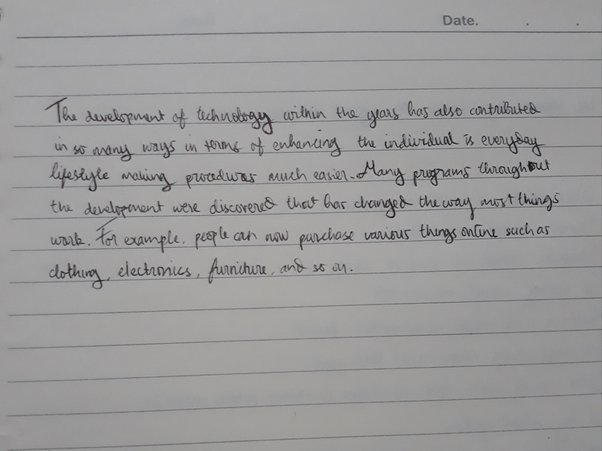
#> input picture Memperantik/text.jpg, 602 x 451 px
$ python smooth.py
#> lines starting #> are read from the running program, lines starting #| are printed output that depends on the picture
import cv2
import numpy as np

def enhance_old_photo(input_path, output_path):
    # Read the image
#> called with input_path = 'text.jpg', output_path = 'enhanced_text.jpg'
    image = cv2.imread(input_path)
#> image is the input picture: shape (451, 602, 3); mean B, G, R 154.4, 154.3, 154.7

    # Apply a simple contrast and brightness adjustment
    alpha = 1.5  # Contrast control (1.0 means no change)
    beta = 30    # Brightness control (0 means no change)

    enhanced_image = cv2.convertScaleAbs(image, alpha=alpha, beta=beta)
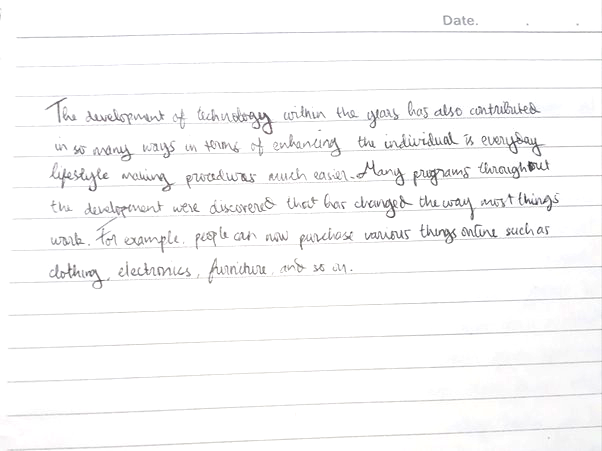
#> enhanced_image: shape (451, 602, 3); mean B, G, R 249.3, 249.1, 249.3

    # Save the enhanced image
    cv2.imwrite(output_path, enhanced_image)

    # Display the original and enhanced images (optional)
    cv2.imshow('Original Image', image)
    cv2.imshow('Enhanced Image', enhanced_image)
    cv2.waitKey(0)
    cv2.destroyAllWindows()

# Example usage:
old_photo_path = "text.jpg"
enhanced_photo_path = "enhanced_text.jpg"

enhance_old_photo(old_photo_path, enhanced_photo_path)
